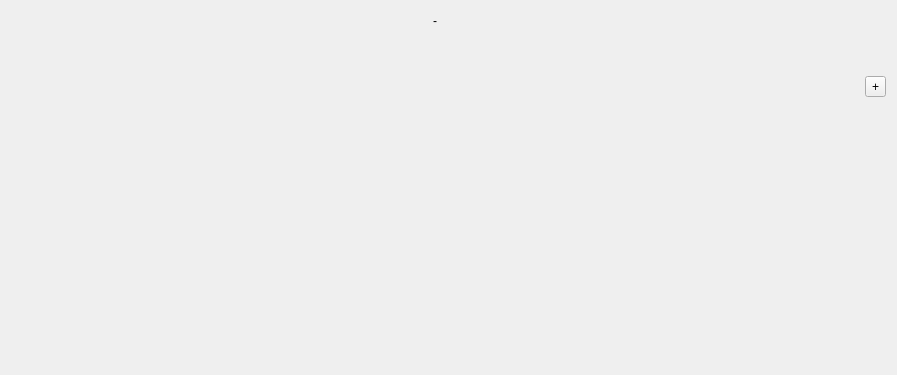
<?xml version="1.0" encoding="UTF-8"?>
<ui version="4.0">
 <class>MeasureColor</class>
 <widget class="QWidget" name="MeasureColor">
  <property name="geometry">
   <rect>
    <x>0</x>
    <y>0</y>
    <width>897</width>
    <height>375</height>
   </rect>
  </property>
  <property name="windowTitle">
   <string>Form</string>
  </property>
  <property name="styleSheet">
   <string notr="true"/>
  </property>
  <layout class="QGridLayout" name="gridLayout">
   <item row="1" column="1" colspan="2">
    <widget class="QLabel" name="preview">
     <property name="minimumSize">
      <size>
       <width>0</width>
       <height>20</height>
      </size>
     </property>
     <property name="maximumSize">
      <size>
       <width>16777215</width>
       <height>20</height>
      </size>
     </property>
     <property name="text">
      <string>-</string>
     </property>
     <property name="scaledContents">
      <bool>true</bool>
     </property>
     <property name="alignment">
      <set>Qt::AlignCenter</set>
     </property>
    </widget>
   </item>
   <item row="2" column="1" colspan="2">
    <widget class="QScrollArea" name="scrollArea">
     <property name="sizePolicy">
      <sizepolicy hsizetype="Expanding" vsizetype="Fixed">
       <horstretch>0</horstretch>
       <verstretch>0</verstretch>
      </sizepolicy>
     </property>
     <property name="minimumSize">
      <size>
       <width>0</width>
       <height>100</height>
      </size>
     </property>
     <property name="maximumSize">
      <size>
       <width>16777215</width>
       <height>100</height>
      </size>
     </property>
     <property name="frameShape">
      <enum>QFrame::NoFrame</enum>
     </property>
     <property name="frameShadow">
      <enum>QFrame::Plain</enum>
     </property>
     <property name="widgetResizable">
      <bool>true</bool>
     </property>
     <widget class="QWidget" name="color_stops">
      <property name="geometry">
       <rect>
        <x>0</x>
        <y>0</y>
        <width>833</width>
        <height>100</height>
       </rect>
      </property>
      <property name="sizePolicy">
       <sizepolicy hsizetype="Preferred" vsizetype="Fixed">
        <horstretch>0</horstretch>
        <verstretch>0</verstretch>
       </sizepolicy>
      </property>
      <property name="minimumSize">
       <size>
        <width>0</width>
        <height>100</height>
       </size>
      </property>
      <property name="maximumSize">
       <size>
        <width>16777215</width>
        <height>100</height>
       </size>
      </property>
     </widget>
    </widget>
   </item>
   <item row="3" column="1" colspan="2">
    <spacer name="verticalSpacer">
     <property name="orientation">
      <enum>Qt::Vertical</enum>
     </property>
     <property name="sizeHint" stdset="0">
      <size>
       <width>20</width>
       <height>40</height>
      </size>
     </property>
    </spacer>
   </item>
   <item row="2" column="3">
    <widget class="QToolButton" name="add_color">
     <property name="text">
      <string>+</string>
     </property>
    </widget>
   </item>
  </layout>
 </widget>
 <resources/>
 <connections/>
</ui>
